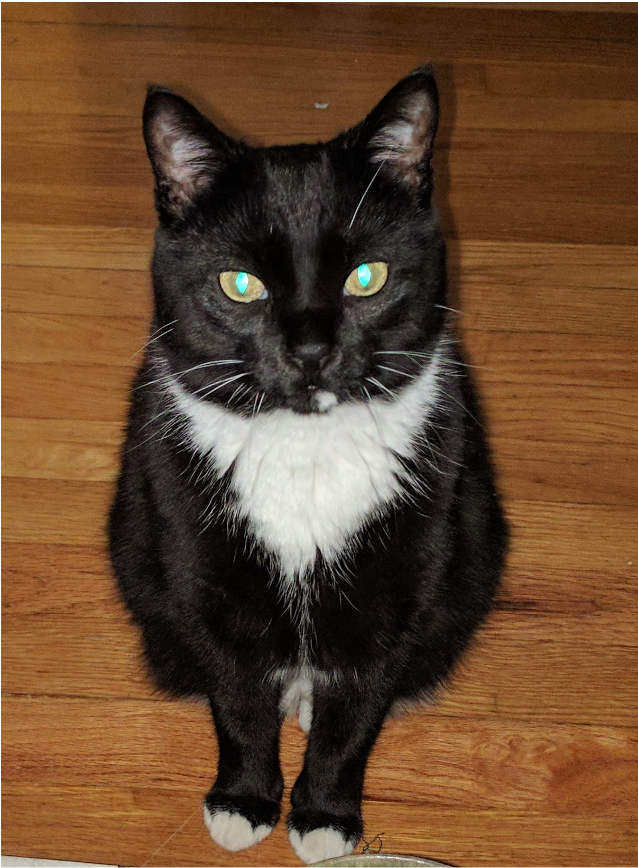
#> input picture P4/hide_image.png, 638 x 868 px
$ python Magnify.py hide_image.png
#> lines starting #> are read from the running program, lines starting #| are printed output that depends on the picture
import sys
import numpy as np
import imageio.v2 as iio
from PIL import Image

def magnify(original):  # Magnifies the least significant bit of image specified on command line
#> called with original = 'hide_image.png'
    img = iio.imread(original)
#> img is the input picture: shape (868, 638, 4); mean R, G, B, A 101.7, 71, 45.4, 253.8
    height, width, _ = img.shape
#> height = 868; width = 638
    for r in range(height):
        for c in range(width):
            img[r, c][0] = (img[r, c][0] & 1) * 255
            img[r, c][1] = (img[r, c][1] & 1) * 255
            img[r, c][2] = (img[r, c][2] & 1) * 255
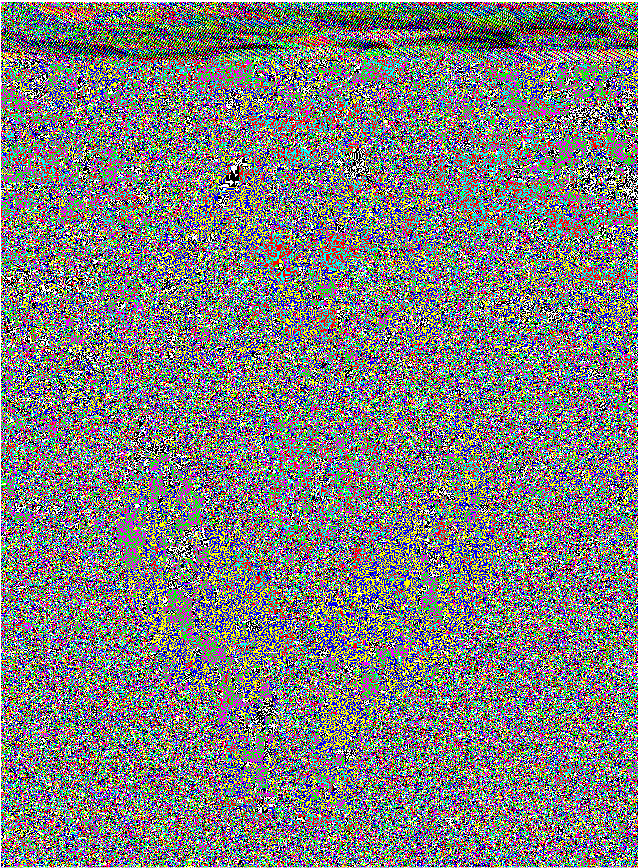
#> img: shape (868, 638, 4); mean R, G, B, A 125.7, 126.1, 124.7, 253.8; transparent parts drawn white
    iio.imwrite(f"{original[7:len(original) - 4]}_magnified.png", img)


if __name__ == "__main__":
    if len(sys.argv) != 2:
        print("Doesn't specify which file to use.")
        exit(1)
    filename = sys.argv[1]
    magnify(filename)
